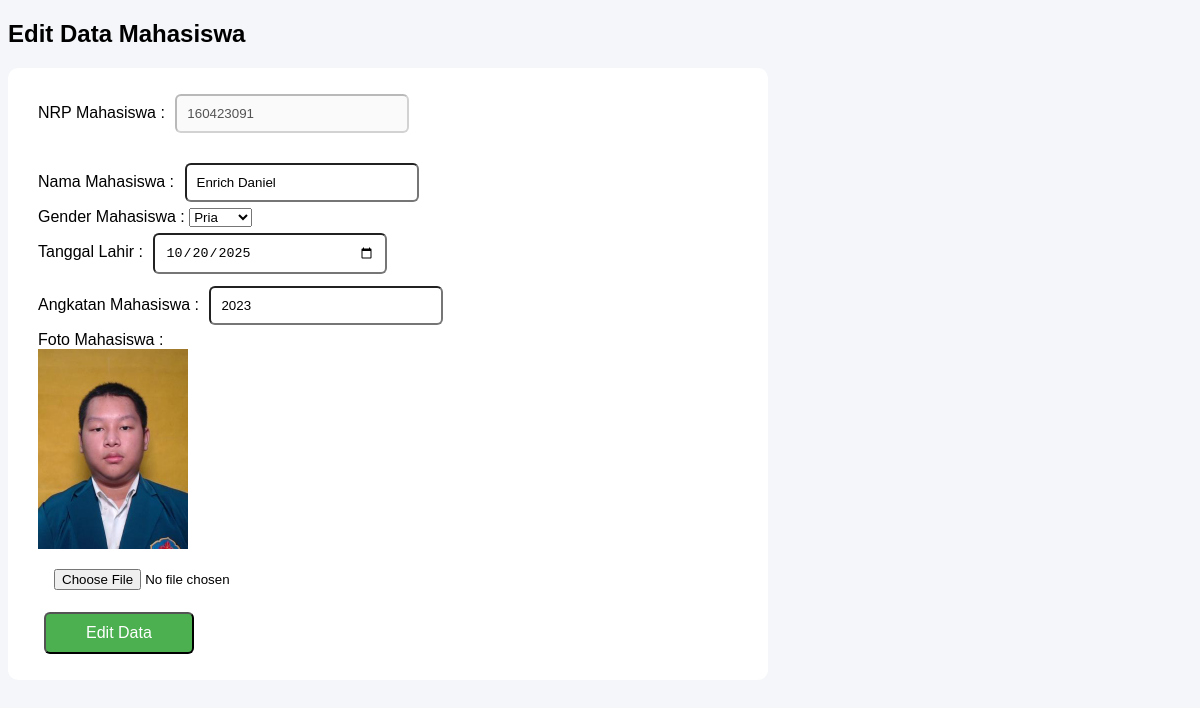
Page /edit_data_mahasiswa.php?nrp=160423091 on the committed database.
### tables this page shows
CREATE TABLE `mahasiswa` (
  `nrp` char(9) NOT NULL,
  `nama` varchar(45) DEFAULT NULL,
  `gender` enum('Pria','Wanita') DEFAULT NULL,
  `tanggal_lahir` date DEFAULT NULL,
  `angkatan` year(4) DEFAULT NULL,
  `foto_extention` varchar(4) DEFAULT NULL,
  PRIMARY KEY (`nrp`)
);

### edit_data_mahasiswa.php (the view, shortened to what this page needs)
<!DOCTYPE html>
<html lang="en">
<head>
</head>
<body>
    <h2>Edit Data Mahasiswa</h2>
    <?php
    $nrp_mahasiswa = $_GET['nrp'];
    $mysqli = new mysqli("localhost", "root", "", "fullstack");
    $stmt = $mysqli->prepare('SELECT * FROM mahasiswa WHERE nrp = ?');
    $stmt->bind_param("s", $nrp_mahasiswa);
    $stmt->execute();
    $result = $stmt->get_result();
    if ($row = $result->fetch_assoc()) {
        echo "<form method = 'POST' action = 'edit_data_mahasiswa_proses.php' enctype = 'multipart/form-data'>";
        echo "<label>NRP Mahasiswa : </label><input type = 'text' value = '" . $row['nrp'] . "' disabled><br>";
        echo "<input type = 'hidden' value = '" . $row['nrp'] . "' name = 'txtNRP'><br>";
        echo "<label>Nama Mahasiswa : </label><input type = 'text' value = '" . $row['nama'] . "' name = 'txtNama'><br>";
        echo "<label>Gender Mahasiswa : </label>
                  <select name = 'genderMhs'>\
                    <option value = 'Pria'";
        if ($row['gender'] == 'Pria') {
            echo "selected";
        }
        echo ">Pria</option>";
        echo "</select><br>";
        echo "<label>Tanggal Lahir : </label><input type = 'date' value = '" . $row['tanggal_lahir'] . "' name = 'txtTanggalLahir'><br>";
        echo "<label>Angkatan Mahasiswa : </label><input type = 'text' value = '" . $row['angkatan'] . "' name = 'txtAngkatan'><br>";
        echo "<label>Foto Mahasiswa : </label><br>";
        echo "<img src = 'foto_mahasiswa/" . $nrp_mahasiswa . "." . $row['foto_extention'] . "' alt = 'Foto Mahasiswa'><br>";
        echo "<input type = 'file' name = 'fotoBaru' accept='image/jpeg, image/png'><br>";
        echo "<button type = 'submit' name = 'btnEdit' class='btnEdit'>Edit Data</button>";
        echo "</form>";
    } else {
        echo "Data tidak ditemukan";
    }
    ?>
</body>
</html>

### edit_data_mahasiswa.php (style rules this page uses)
body { background: #f4f6f9; font-family: Arial; }
form { background: #fff; padding: 20px 30px; border-radius: 10px; text-align: left; width: 700px; }
img { width: 150px; height: 200px; }
input { border-radius: 6px; padding: 10px; margin: 6px; width: 30%; }
.btnEdit { background: #4CAF50; color: white; padding: 10px 40px; border-radius: 6px; margin: 6px; font-size: 16px; }

### rows in the picture
mahasiswa: nrp "160423091", txtNama "Enrich Daniel", genderMhs "Pria", txtTanggalLahir "10/20/2025", txtAngkatan "2023"
